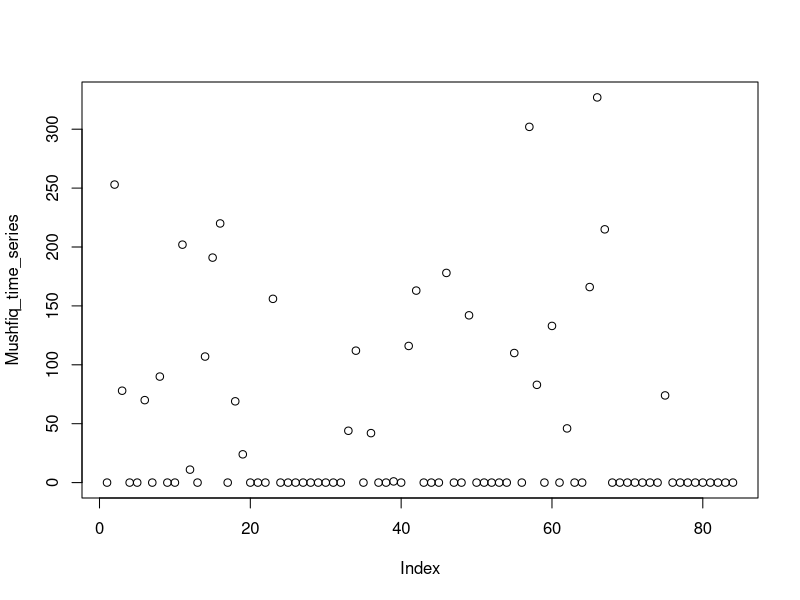
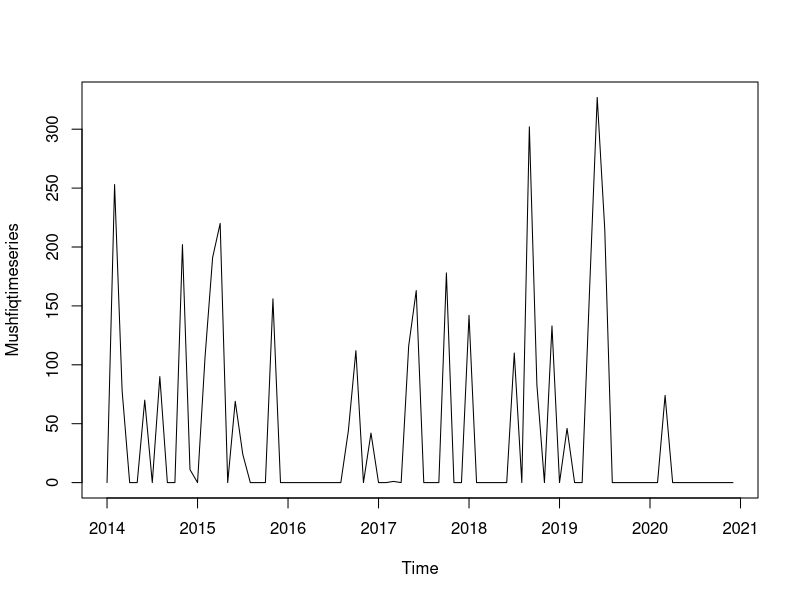
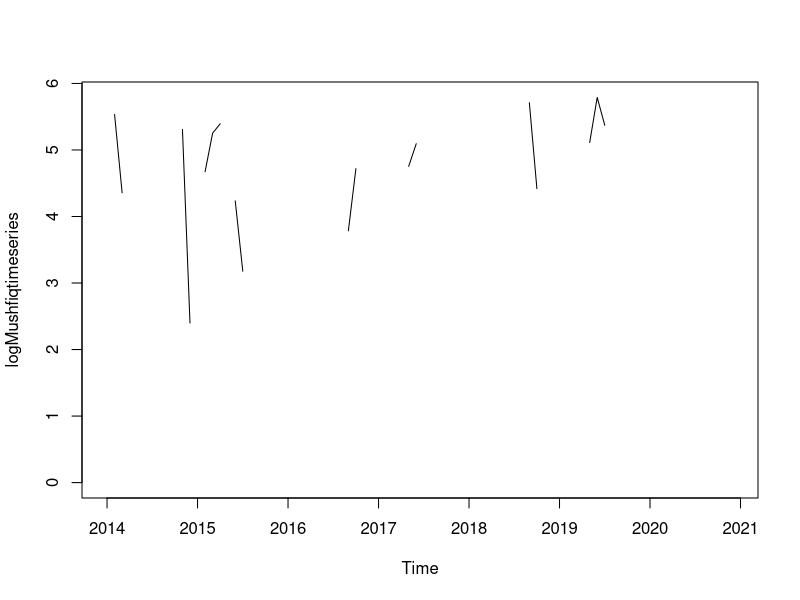
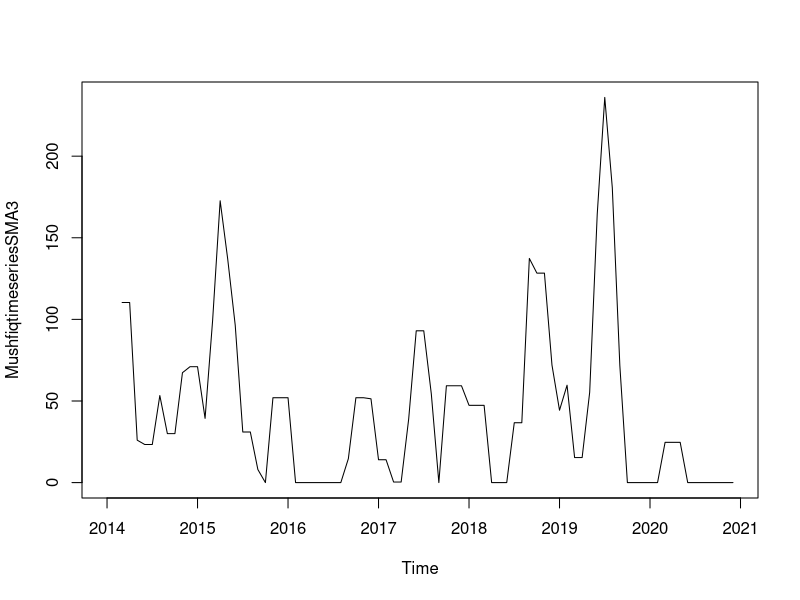
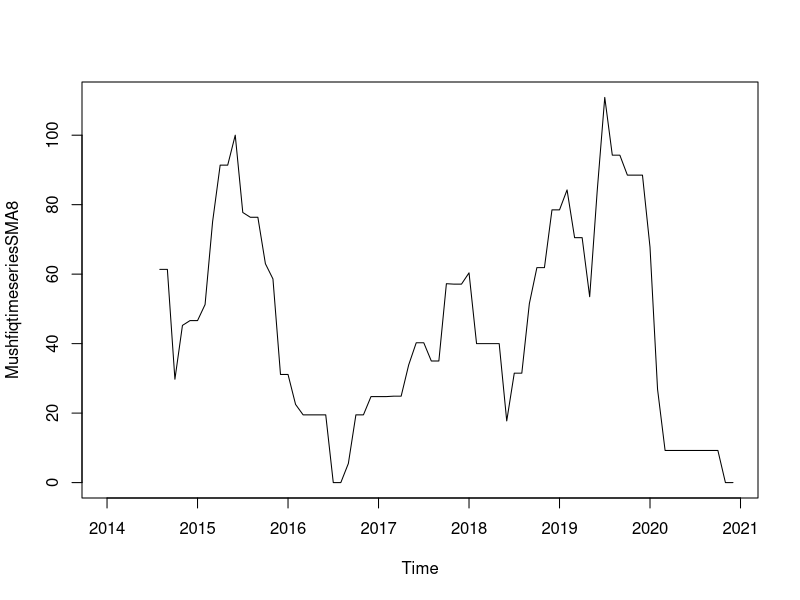
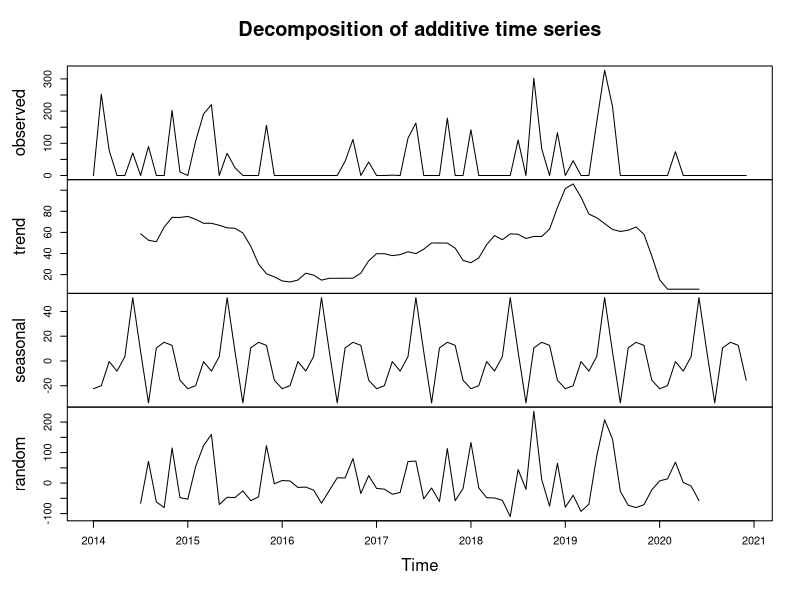
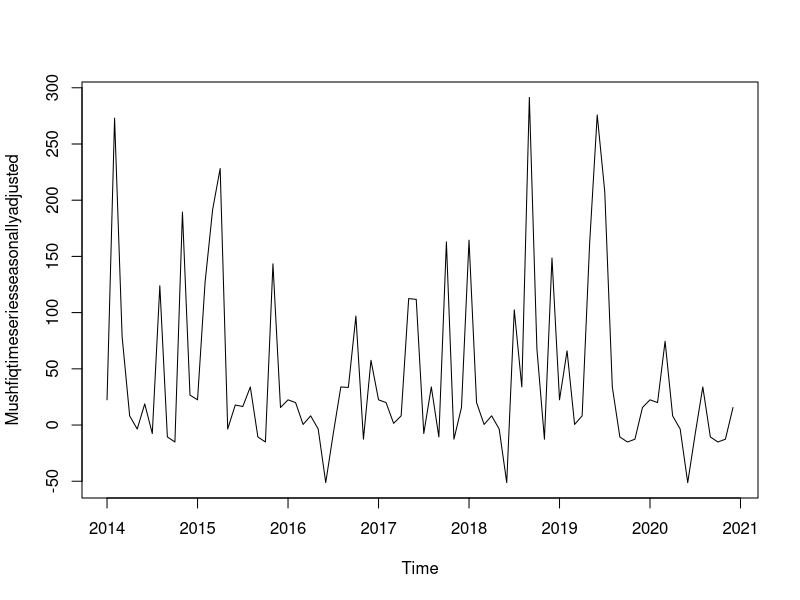

R code for these plots, in order:

#Plotting Time Series
Mushfiq_time_series<- c(0,253,78,0,0,70,0,90,0,0,202,11,0,107,191,220,0,69,24,0,0,0,156,0,0,0,0,0,0,0,0,0,44,112,0,42,0,0,1,0,116,163,0,0,0,178,0,0,142,0,0,0,0,0,110,0,302,83,0,133,0,46,0,0,166,327,215,0,0,0,0,0,0,0,74,0,0,0,0,0,0,0,0,0)
print(Mushfiq_time_series)
plot(Mushfiq_time_series)

Mushfiqtimeseries<- ts(Mushfiq_time_series,start=c(2014,1),frequency = 12)
print(Mushfiqtimeseries)
plot(Mushfiqtimeseries)

logMushfiqtimeseries <- log(Mushfiqtimeseries)
plot.ts(logMushfiqtimeseries)

#------Decomposing Time Series--------
#Decomposing Non-Seasonal Data

install.packages("TTR")
library(TTR)

MushfiqtimeseriesSMA3 <- SMA(Mushfiqtimeseries,n=3)
plot(MushfiqtimeseriesSMA3)
MushfiqtimeseriesSMA8 <- SMA(Mushfiqtimeseries,n=8)
plot(MushfiqtimeseriesSMA8)

#Decomposing Seasonal Data
Mushfiqtimeseriescomponents <- decompose(Mushfiqtimeseries)
plot(Mushfiqtimeseriescomponents)

#Seasonally Adjusting
Mushfiqtimeseriescomponents <- decompose(Mushfiqtimeseries)
Mushfiqtimeseriesseasonallyadjusted <- Mushfiqtimeseries - Mushfiqtimeseriescomponents$seasonal
plot(Mushfiqtimeseriesseasonallyadjusted)
